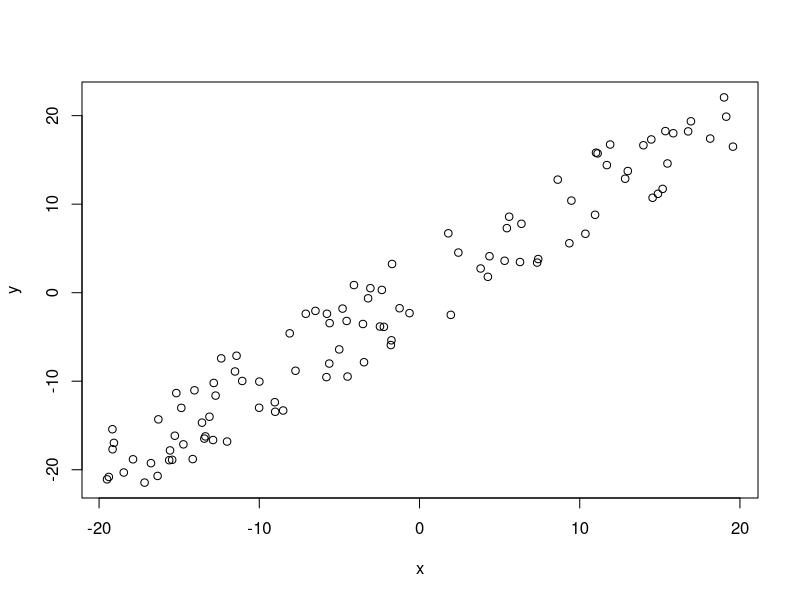

This chart was generated by the following R code: (Note: this script raises an error after producing the figure.)
#calculate the line of best fit by minimizing total errors; 
#it is assumed that x,y are vectors of the same length
best.line=function(x,y){
  n=length(x)
  f=c(0,0,rep(1,n))
  ONE=rep(1,n)
  I=diag(n)
  A.upper=cbind(x,ONE,-I)
  A.lower=cbind(x,ONE,I)
  A=rbind(A.upper,A.lower)
  dir=c(rep("<=",n),rep(">=",n))
  rhs=c(y,y)
  (lp("min",f,A,dir,rhs)$solution)[1:2]
}

z=runif(100,min=-5,max=5)
x=runif(100,min=-20,max=20)
y=x+z
plot(x,y)
best.line(x,y)
curve(1.067261*x,add=TRUE,col="red")